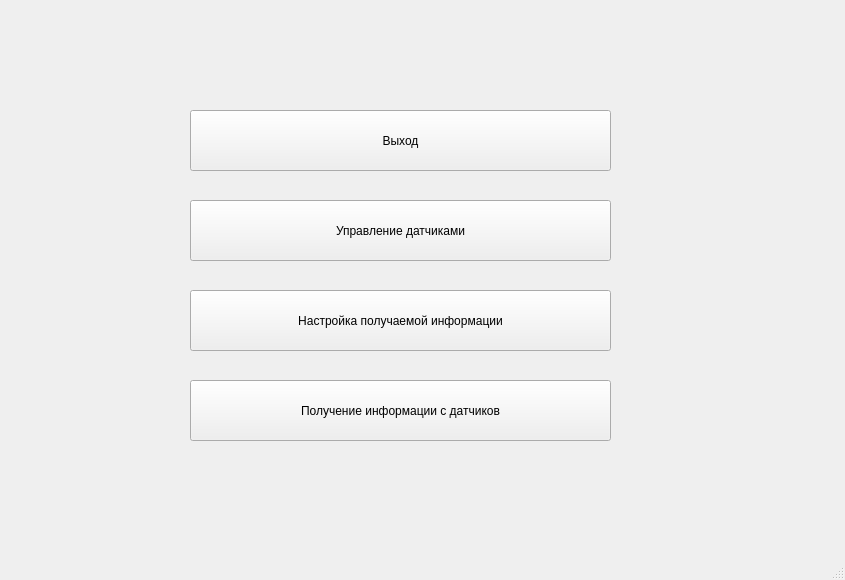
<?xml version="1.0" encoding="UTF-8"?>
<ui version="4.0">
 <class>MainWindow</class>
 <widget class="QMainWindow" name="MainWindow">
  <property name="geometry">
   <rect>
    <x>0</x>
    <y>0</y>
    <width>845</width>
    <height>580</height>
   </rect>
  </property>
  <property name="windowTitle">
   <string>MainWindow</string>
  </property>
  <widget class="QWidget" name="centralwidget">
   <widget class="QPushButton" name="pushButton_2">
    <property name="geometry">
     <rect>
      <x>190</x>
      <y>200</y>
      <width>421</width>
      <height>61</height>
     </rect>
    </property>
    <property name="text">
     <string>Управление датчиками</string>
    </property>
   </widget>
   <widget class="QPushButton" name="pushButton">
    <property name="geometry">
     <rect>
      <x>190</x>
      <y>110</y>
      <width>421</width>
      <height>61</height>
     </rect>
    </property>
    <property name="sizePolicy">
     <sizepolicy hsizetype="Expanding" vsizetype="Expanding">
      <horstretch>0</horstretch>
      <verstretch>0</verstretch>
     </sizepolicy>
    </property>
    <property name="text">
     <string>Выход</string>
    </property>
   </widget>
   <widget class="QPushButton" name="pushButton_3">
    <property name="geometry">
     <rect>
      <x>190</x>
      <y>290</y>
      <width>421</width>
      <height>61</height>
     </rect>
    </property>
    <property name="text">
     <string>Настройка получаемой информации</string>
    </property>
   </widget>
   <widget class="QPushButton" name="pushButton_4">
    <property name="geometry">
     <rect>
      <x>190</x>
      <y>380</y>
      <width>421</width>
      <height>61</height>
     </rect>
    </property>
    <property name="text">
     <string>Получение информации с датчиков</string>
    </property>
   </widget>
  </widget>
  <widget class="QMenuBar" name="menubar">
   <property name="geometry">
    <rect>
     <x>0</x>
     <y>0</y>
     <width>845</width>
     <height>26</height>
    </rect>
   </property>
  </widget>
  <widget class="QStatusBar" name="statusbar"/>
 </widget>
 <resources/>
 <connections/>
</ui>
